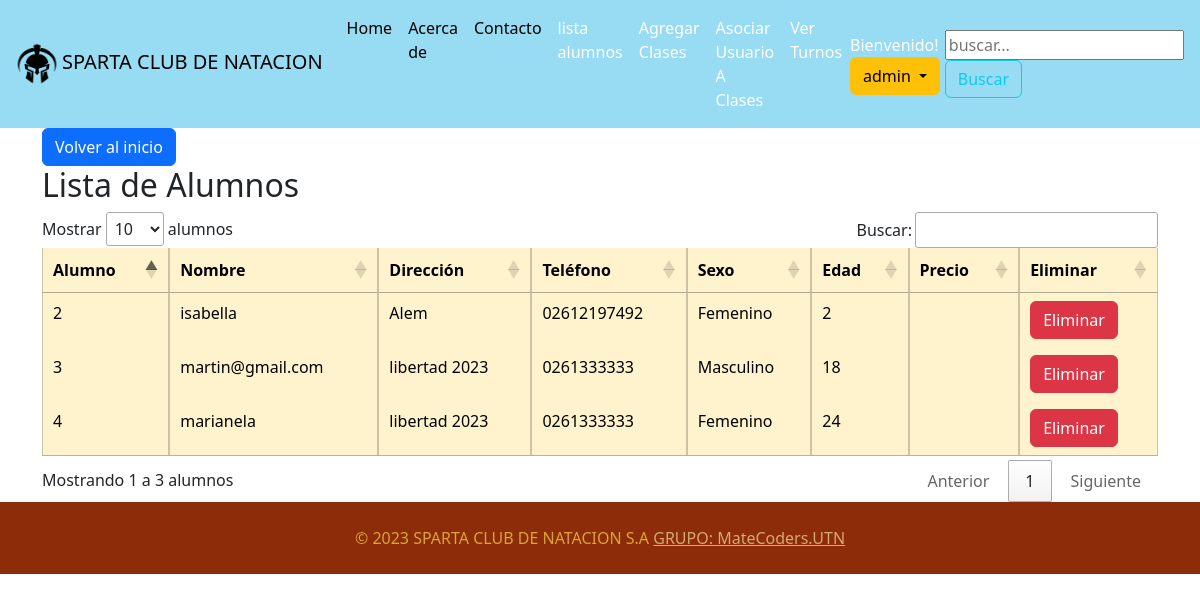
Page /alumnos/ (signed in) on the earlier database version.
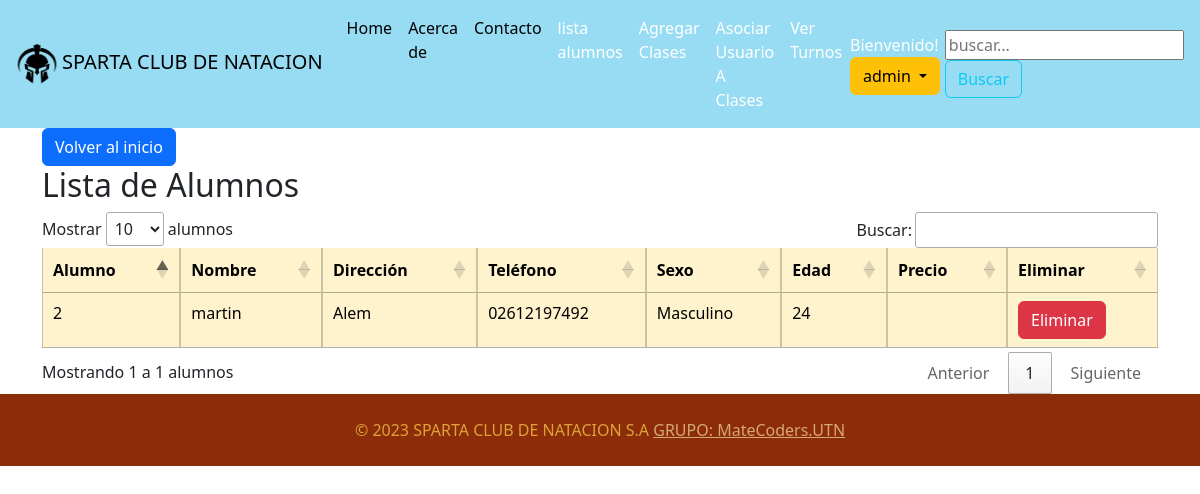
Same page on the later database version.
### USUARIOS/models.py (models this page shows, shortened)
class CustomUser(AbstractUser):
    direccion = models.CharField(max_length=255)
    telefono = models.CharField(max_length=15)
    SEXO_CHOICES = [('M', 'Masculino'), ('F', 'Femenino')]
    sexo = models.CharField(choices=SEXO_CHOICES, max_length=1)
    edad = models.IntegerField(default=18)  # O cualquier valor predeterminado que desees
    telefono_emergencia = models.CharField(max_length=15)
    alergias = models.TextField(blank=True, null=True)
    class Meta:
        verbose_name = 'Usuario Personalizado'
        verbose_name_plural = 'Usuarios Personalizados'

### TIENDA/views.py (the view)
# urls.py: path('alumnos/', views.lista_alumnos, name='lista_alumnos'),
@permission_required('TIENDA.lista_alumnos')
def lista_alumnos(request):
    usuarios = CustomUser.objects.filter(is_superuser=False)
    if request.method == 'POST':
        form = RegistroForm(request.POST)
        if 'eliminar' in request.POST:
            usuario_id = request.POST.get('alumno_id')  # Corregir obtención del ID del usuario a eliminar
            usuario_eliminar = CustomUser.objects.get(pk=usuario_id)
            usuario_eliminar.delete()
            return redirect('tienda:lista_alumnos')
    else:
        form = RegistroForm()
    return render(request, 'tienda/lista_alumnos.html', {'usuarios': usuarios, 'form': form})

### USUARIOS/forms.py
class RegistroForm(UserCreationForm):
    class Meta(UserCreationForm.Meta):
        model = CustomUser
        fields = ('username', 'email', 'direccion', 'telefono', 'sexo', 'edad', 'telefono_emergencia', 'alergias')

### TIENDA/templates/tienda/lista_alumnos.html (shortened to what this page needs)
{% extends 'tienda/layout.html' %}
{% load static %}
{% block body %}
  <a href="{% url 'tienda:home' %}" class="btn btn-primary">Volver al inicio</a>
  <h2>Lista de Alumnos</h2>
  <div class="row">
    <div class="col-md-12">
      <table id="alumnos-table" class="table table-bordered table-dark">
        <thead>
          <tr>
            <th class="table-warning" scope='col'>Alumno</th>
            <th class="table-warning" scope='col'>Nombre</th>
            <th class="table-warning" scope='col'>Dirección</th>
            <th class="table-warning" scope='col'>Teléfono</th>
            <th class="table-warning" scope='col'>Sexo</th>
            <th class="table-warning" scope='col'>Edad</th>
            <th class="table-warning" scope='col'>Precio</th>
            <th class="table-warning" scope='col'>Eliminar</th>
          </tr>
        </thead>
        <tbody>
          {% for usuario in usuarios %}
          {% if not usuario.is_superuser %}
            <tr class="table-warning">
              <td class="table-warning">{{ usuario.id }}</td>
              <td class="table-warning">{{ usuario.username }}</td>
              <td class="table-warning">{{ usuario.direccion }}</td>
              <td class="table-warning">{{ usuario.telefono }}</td>
              <td class="table-warning">{{ usuario.get_sexo_display }}</td>
              <td class="table-warning">{{ usuario.edad }}</td>
              <td class="table-warning">{{ usuario.pago }}</td>
              <td>
                <form method="post" action="{% url 'tienda:lista_alumnos' %}" onsubmit="return confirm('¿Estás seguro de que deseas eliminar este alumno?');">
                  <button type="submit" name="eliminar" class="btn btn-danger">Eliminar</button>
                </form>
              </td>
            </tr>
          {% endif %}
          {% endfor %}
        </tbody>
      </table>
    </div>
  </div>
</div>
{% endblock body %}

### TIENDA/templates/tienda/layout.html (shortened to what this page needs)
{% load static %}
<!DOCTYPE html>
<html>
<head>
    <link rel="stylesheet" type="text/css" href="{% static 'node_modules/bootstrap/dist/css/bootstrap.min.css' %}">
    <link rel="stylesheet" type="text/css" href="{% static 'DataTables/datatables.min.css' %}">
</head>
<body>
    <nav class="navbar navbar-expand-lg navbar-light sticky-top" style="background-color: #97DCF3">
        <div class="container-fluid">
            <a class="navbar-brand" href="{% url 'tienda:home' %}" style=""><img src="{% static 'media/img/logonegro.png' %}" alt="Logo de la tienda" width="50" height="50">SPARTA CLUB DE NATACION</a>
            <div class="collapse navbar-collapse" id="navbarSupportedContent">
                <ul class="navbar-nav me-auto mb-2 mb-lg-0">
                    <li class="nav-item">
                        <a class="nav-link active" style="" aria-current="page" href="{% url 'tienda:home' %} ">Home</a>
                    </li>
                    <a href="" class="nav-link active" style=""> Acerca de</a>
                    <a href="mailto: contacto@SPARTACLUBNATACION.com" class="nav-link active" style="">Contacto</a>
                    {% if perms.TIENDA.lista_alumnos%}
                    <li class="nav-item">
                        <a class="nav-link" href="{% url 'tienda:lista_alumnos' %}"style="color: #ffffff;">lista alumnos</a>
                    </li>
                    {% endif %}
                    {% if perms.TIENDA.agregar_clase%}
                    <li class="nav-item">
                        <a class="nav-link" href="{% url 'tienda:agregar_clase' %}"style="color: #ffffff;">Agregar Clases</a>
                    </li>
                    {% endif %}
                    <li class="nav-item">
                        <a class="nav-link" href="{% url 'tienda:asociar_usuario_clases' %}"style="color: #ffffff;">Asociar Usuario A Clases</a>
                    </li>
                    <li class="nav-item">
                        <a class="nav-link" href="{% url 'tienda:ver_turnos' %}"style="color: #ffffff;">Ver Turnos</a>
                    </li>
                </ul>
                <div class="d-grid gap-2 d-md-block">
                    {% if user.is_authenticated %}
                        <div class="dropdown">
                            <span class="navbar-text" style="color: #ffffff">
                            Bienvenido!
                            </span>
                            <button class="btn btn-warning dropdown-toggle" type="button" id="dropdownMenuButton1"
                                data-bs-toggle="dropdown" aria-expanded="false">
                                {{user.username}}
                            </button>
                        </div>
                    {% endif%}
                </div>
                <form action="{% url 'tienda:buscar' %} ">
                    <input name="buscar" type="text" placeholder="buscar...">
                    <button type="submit" class="btn btn-outline-info">Buscar</button>
                </form>
            </div>
        </div>
    </nav>
    <div class="container">
        {% block body %}
        {% endblock body %}
    <footer class="footer mt-auto py-3" style="background-color: #8C2C08;">
        <div class="container">
            <div class="footer-copyright text-center py-2 "style="color: #DDA337;">
                © 2023 SPARTA CLUB DE NATACION S.A
                <a href="mailto: martinalejandrotorres77@gmail.com" style="color: #D5A877;">GRUPO: MateCoders.UTN</a>
            </div>
        </div>
    </footer>
</body>
</html>

Differences in the rows shown:
removed CustomUser: id "3", username "martin@gmail.com", direccion "libertad 2023", telefono "0261333333", sexo "Masculino", edad "18"
removed CustomUser: id "4", username "marianela", direccion "libertad 2023", telefono "0261333333", sexo "Femenino", edad "24"
changed CustomUser "Alem": username "isabella" → "martin"; sexo "Femenino" → "Masculino"; edad "2" → "24"
Other differences:
text written by a page script: "Mostrar alumnos Buscar: Mostrando 1 a 3 alumnos Anterior 1 Siguiente" → "Mostrar alumnos Buscar: Mostrando 1 a 1 alumnos Anterior 1 Siguiente"
